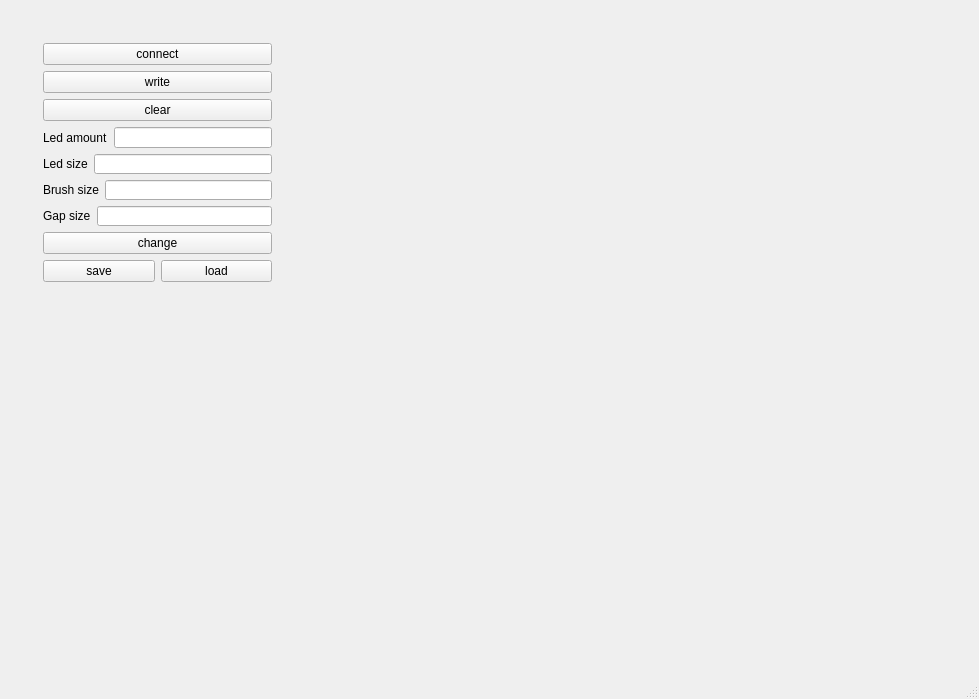
<?xml version="1.0" encoding="UTF-8"?>
<ui version="4.0">
 <class>MainWindow</class>
 <widget class="QMainWindow" name="MainWindow">
  <property name="geometry">
   <rect>
    <x>0</x>
    <y>0</y>
    <width>979</width>
    <height>699</height>
   </rect>
  </property>
  <property name="cursor">
   <cursorShape>CrossCursor</cursorShape>
  </property>
  <property name="mouseTracking">
   <bool>true</bool>
  </property>
  <property name="windowTitle">
   <string>MainWindow</string>
  </property>
  <property name="windowIcon">
   <iconset>
    <normaloff>../../../../INNE/Różne/L.jpg</normaloff>../../../../INNE/Różne/L.jpg</iconset>
  </property>
  <widget class="QWidget" name="centralWidget">
   <widget class="QWidget" name="gridLayoutWidget">
    <property name="geometry">
     <rect>
      <x>280</x>
      <y>20</y>
      <width>691</width>
      <height>631</height>
     </rect>
    </property>
    <layout class="QGridLayout" name="gridLayout_2"/>
   </widget>
   <widget class="QWidget" name="">
    <property name="geometry">
     <rect>
      <x>32</x>
      <y>32</y>
      <width>251</width>
      <height>261</height>
     </rect>
    </property>
    <layout class="QVBoxLayout" name="verticalLayout_4">
     <item>
      <layout class="QVBoxLayout" name="verticalLayout">
       <item>
        <widget class="QPushButton" name="pushButton_2">
         <property name="text">
          <string>connect</string>
         </property>
        </widget>
       </item>
       <item>
        <widget class="QPushButton" name="pushButton">
         <property name="text">
          <string>write</string>
         </property>
        </widget>
       </item>
       <item>
        <widget class="QPushButton" name="pushButton_3">
         <property name="text">
          <string>clear</string>
         </property>
        </widget>
       </item>
      </layout>
     </item>
     <item>
      <layout class="QVBoxLayout" name="verticalLayout_2">
       <item>
        <layout class="QHBoxLayout" name="horizontalLayout">
         <item>
          <widget class="QLabel" name="label_5">
           <property name="text">
            <string>Led amount</string>
           </property>
           <property name="buddy">
            <cstring>edit_led_amount</cstring>
           </property>
          </widget>
         </item>
         <item>
          <widget class="QLineEdit" name="edit_led_amount">
           <property name="text">
            <string/>
           </property>
          </widget>
         </item>
        </layout>
       </item>
       <item>
        <layout class="QHBoxLayout" name="horizontalLayout_2">
         <item>
          <widget class="QLabel" name="label_6">
           <property name="text">
            <string>Led size</string>
           </property>
           <property name="buddy">
            <cstring>edit_led_size</cstring>
           </property>
          </widget>
         </item>
         <item>
          <widget class="QLineEdit" name="edit_led_size"/>
         </item>
        </layout>
       </item>
       <item>
        <layout class="QHBoxLayout" name="horizontalLayout_3">
         <item>
          <widget class="QLabel" name="label_7">
           <property name="text">
            <string>Brush size</string>
           </property>
           <property name="buddy">
            <cstring>edit_brush_size</cstring>
           </property>
          </widget>
         </item>
         <item>
          <widget class="QLineEdit" name="edit_brush_size"/>
         </item>
        </layout>
       </item>
       <item>
        <layout class="QHBoxLayout" name="horizontalLayout_4">
         <item>
          <widget class="QLabel" name="label_8">
           <property name="text">
            <string>Gap size</string>
           </property>
           <property name="buddy">
            <cstring>edit_gap_size</cstring>
           </property>
          </widget>
         </item>
         <item>
          <widget class="QLineEdit" name="edit_gap_size"/>
         </item>
        </layout>
       </item>
      </layout>
     </item>
     <item>
      <layout class="QVBoxLayout" name="verticalLayout_3">
       <item>
        <widget class="QPushButton" name="pushButton_7">
         <property name="text">
          <string>change</string>
         </property>
        </widget>
       </item>
       <item>
        <layout class="QHBoxLayout" name="horizontalLayout_5">
         <item>
          <widget class="QPushButton" name="save_Button">
           <property name="text">
            <string>save</string>
           </property>
          </widget>
         </item>
         <item>
          <widget class="QPushButton" name="load_Button">
           <property name="text">
            <string>load</string>
           </property>
          </widget>
         </item>
        </layout>
       </item>
      </layout>
     </item>
    </layout>
   </widget>
  </widget>
  <widget class="QStatusBar" name="statusBar"/>
  <widget class="QMenuBar" name="menuBar">
   <property name="geometry">
    <rect>
     <x>0</x>
     <y>0</y>
     <width>979</width>
     <height>21</height>
    </rect>
   </property>
  </widget>
 </widget>
 <layoutdefault spacing="6" margin="11"/>
 <resources/>
 <connections/>
</ui>
